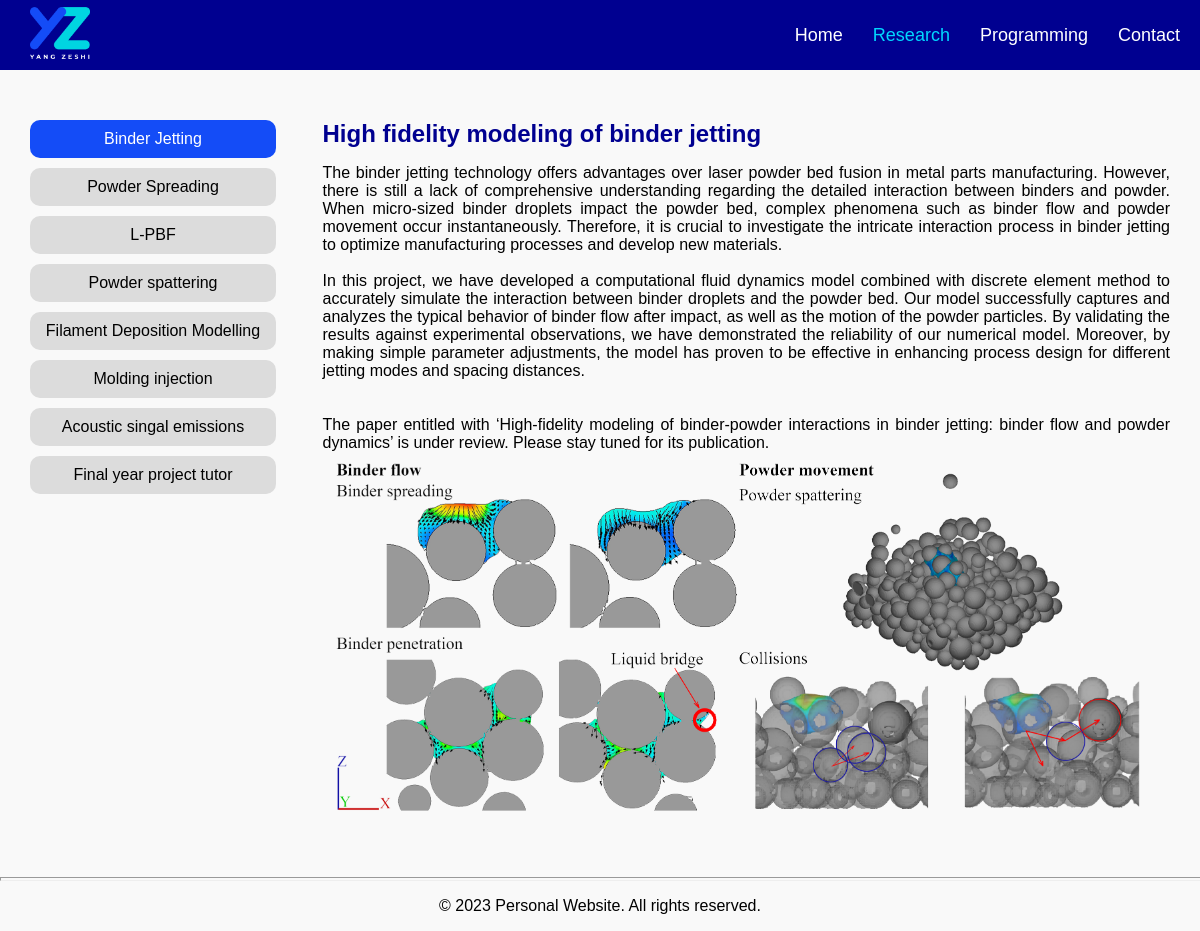
Before: /research/1 with the older database file.
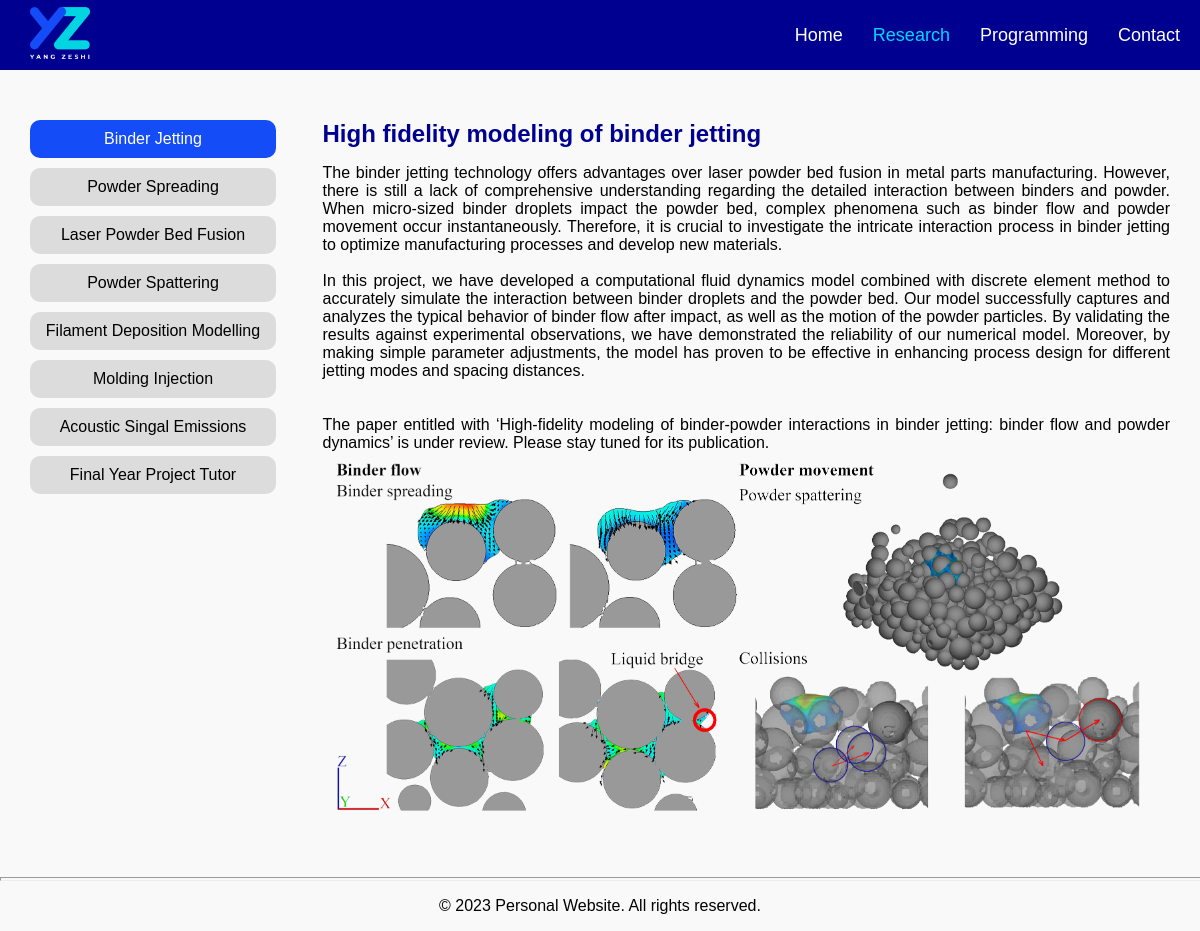
After: the same page with the newer database file.
### tables this page shows
CREATE TABLE "research_projects" (
    id INTEGER PRIMARY KEY AUTOINCREMENT,
    title TEXT NOT NULL,
    content TEXT NOT NULL
, full_title text);

### app.py (the view)
@app.route('/research/<int:intro_id>')
def show_intro_1(intro_id):
    db = get_db()
    cursor = db.execute('SELECT * FROM research_projects')
    intros = cursor.fetchall()
    session['intro_id'] = intro_id
    image_src = [url_for('static', filename=f'images/research/{intro_id}.png')]
    file_path = image_src[0].lstrip('/')
    if os.path.exists(file_path)==False:
        image_src=['']
    return render_template('/research projects/research_projects.html',intro=intros[intro_id-1],image_srcs=image_src)

### app.py (called while the page is built)
def get_db():
    db=getattr(g,'_database', None)
    if db is None:
        db=g._datase=sqlite3.connect(app.config['DATABASE'])
        db.row_factory=sqlite3.Row
    return db

@app.teardown_appcontext
def close_connection(exception):
    db = getattr(g, '_database', None)
    if db is not None:
        db.close()

@app.context_processor
def inject_intros():
    db = get_db()
    research_cursor = db.execute('SELECT * FROM research_projects')
    research_intros = research_cursor.fetchall()
    programming_cursor = db.execute('SELECT * FROM programming_projects')
    programming_intros = programming_cursor.fetchall()
    intro_id = session.get('intro_id')
    return dict(research_intros=research_intros, programming_intros=programming_intros, intro_id=intro_id)

### templates/research projects/research_projects.html (shortened to what this page needs)
<!DOCTYPE html>
{% extends 'base.html' %}
{% block content %}
<html>
<head>
    <link rel="stylesheet" type="text/css" href="{{ url_for('static', filename='styles/main.css') }}">
</head>
<body>
  <div class="grid-container">
    <div class="grid1">
      {% include 'research projects/project_tree.html' %}
    </div>
    <div class="grid2">
      <div class="wrapper">
        <div class="section">
          <h2>{{ intro['full_title'] }}</h2>
          <p style="white-space: pre-line;text-align: justify;">{{ intro['content'] | safe }}</p>
          {% for image_src in image_srcs %}
          <img class="fit-picture" src="{{ image_src }}" style="display: block;margin: 0 auto;width: auto;">
          {% endfor %}
        </div>
      </div>
    </div>
  </div>
        <hr>
  </body>
</html>
{% endblock %}

### templates/base.html (shortened to what this page needs)
<!DOCTYPE html>
<html>
<head>
  <link rel="stylesheet" type="text/css" href="{{ url_for('static', filename='styles/base.css') }}">
</head>
<body>
  <div class="banner">
  <div class="logo">
    <a href="/" data-wpel-link="internal">
    <img style="max-width: 60px; max-height: 100%; "
        src="{{ url_for('static', filename='images/logo.png')}}"
        alt="Logo-website">
    </a>
  </div>
  <div class="nav" style="align-self: center;">
    <a href="/" class="widget {% if request.path == '/' %}active{% endif %}">Home</a>
    <a href="/research" class="widget {% if 'research' in request.path %}active{% endif %}">Research</a>
    <a href="/programming" class="widget {% if 'programming' in request.path %}active{% endif %}">Programming</a>
    <a href="/contact" class="widget {% if 'contact' in request.path %}active{% endif %}">Contact</a>
  </div>
  </div>
  {% block content %}
  {% endblock %}
</body>
<footer style="text-align:center;">
    <p>&copy; 2023 Personal Website. All rights reserved.</p>
</footer>
</html>

### templates/research projects/project_tree.html
<link rel="stylesheet" type="text/css" href="{{ url_for('static', filename='styles/main.css') }}">
<div class="project-list" style="grid-template-columns: 0.8fr; margin-top: 20px; justify-content: start;">
  {% for intro in research_intros %}
      <a href="{{ url_for('show_intro_1', intro_id=intro['id']) }}" class="widget {% if intro['id'] == intro_id %}highlight{% endif %}">{{ intro['title'] }}</a>
  {% endfor %}
</div>

### static/styles/base.css (style rules this page uses)
.nav a { margin-right: 10px; }
.nav { display: flex; justify-content: flex-end; font-size: large; }
.widget.active { color: rgb(0,215,255); }
.widget { margin-left: 0px; padding: 5px 10px; text-decoration: none; color: rgb(255, 255, 255); }
.logo { display: flex; justify-content: left; align-items: center; margin-left: 30px; margin-top: 10px; margin-bottom: 10px; height: 50px; }
.banner { display: grid; grid-template-columns: 1fr 3fr; background-color: rgb(0, 0, 144); margin-bottom: 20px; }

### static/styles/main.css (style rules this page uses)
body { font-family: Arial, sans-serif; margin: 0px; background-color: #f9f9f9; padding-top: 0px; margin-top: 0; }
.section { margin-bottom: 30px; text-align: left; }
.section h2 { color: rgb(0 0 144); margin-bottom: 10px; text-align: left; }
.section p { margin-bottom: 5px; }
hr { color: blue; height: 2px; width: 100%; margin-left: auto; margin-right: auto; }
.fit-picture { max-width: 100%; max-height: 100%; width: 40%; height: auto; }
.project-list { display: grid; grid-template-columns: 1fr 1fr 1fr; text-align: center; grid-gap: 20px 0px; }
.grid-container { display: grid; grid-template-columns: 1fr 3fr; grid-gap: 0px 10px; margin: 30px; align-content: center; }
div.project-list { gap: 20px; place-items: start; }
div.project-list a.widget { display: flex; align-items: center; justify-content:center; border-radius: 10px; background-color: rgb(220, 220, 220); color: #000000; height: 100%; width: 100%; }
div.project-list a.widget.highlight { background-color: rgb(20, 76, 247); color: #ffffff; }

Changed rows visible on the page:
changed research_projects: title "L-PBF" → "Laser Powder Bed Fusion"
changed research_projects: title "Powder spattering" → "Powder Spattering"
changed research_projects: title "Molding injection" → "Molding Injection"
changed research_projects: title "Acoustic singal emissions" → "Acoustic Singal Emissions"
changed research_projects: title "Final year project tutor" → "Final Year Project Tutor"
